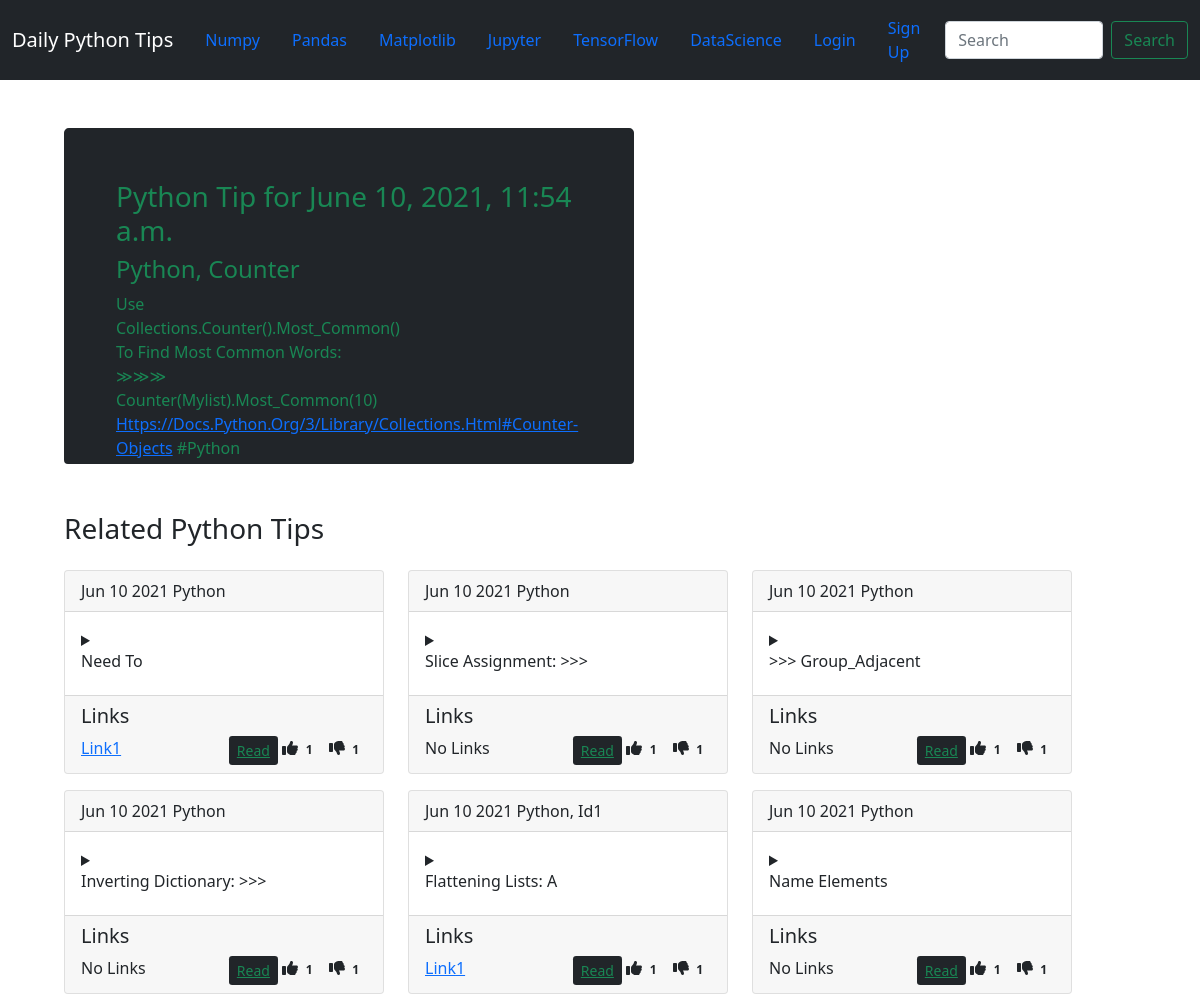
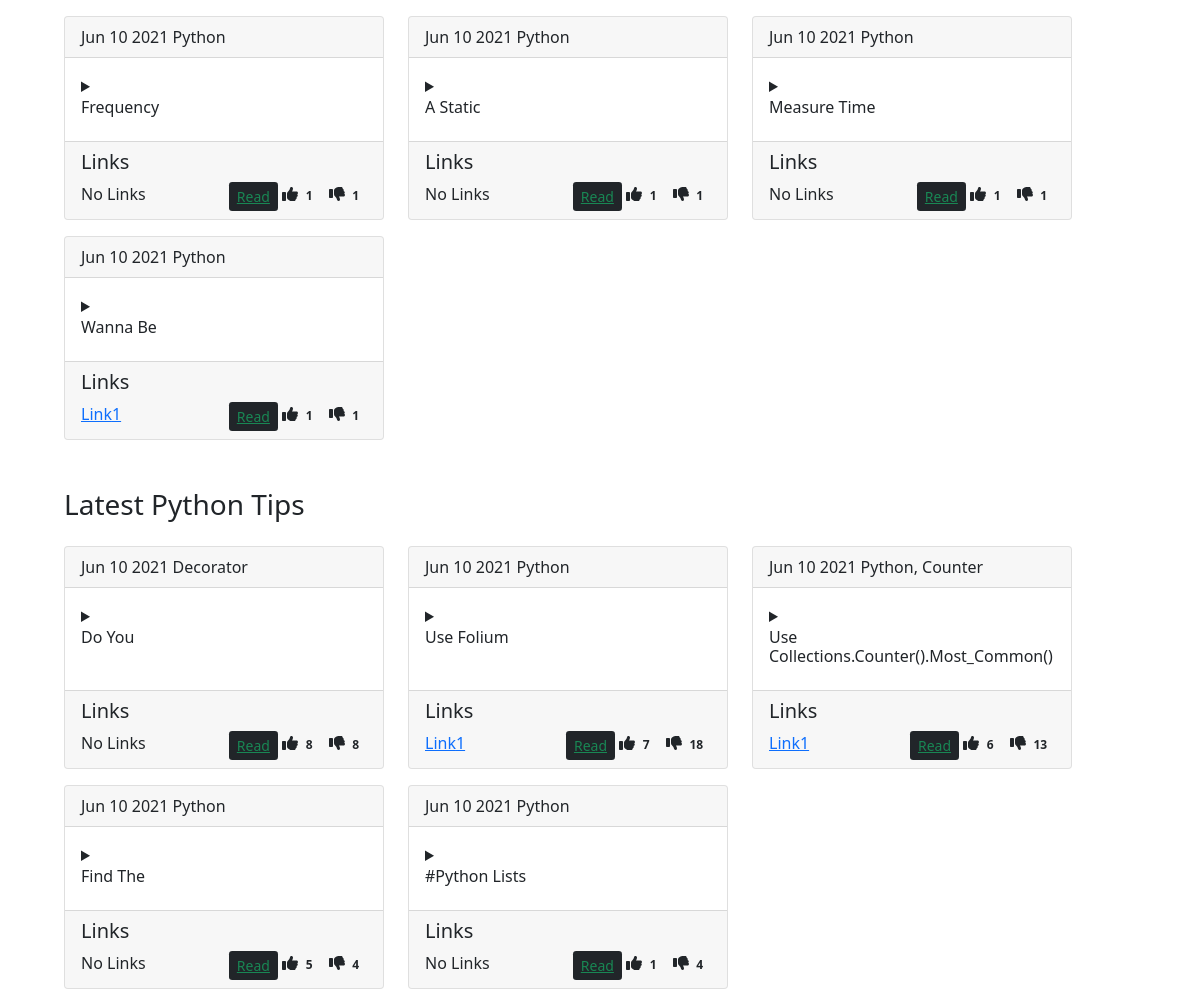
The page /tips/69/ on the database its author committed (2 pictures, top to bottom).
### tips/models.py (models this page shows, shortened)
class Tips(models.Model):
    timestamp = models.DateTimeField(auto_now_add=True)
    tip = models.TextField(unique_for_date='timestamp', max_length=400)
    email = models.EmailField(max_length=254, blank=True)
    account = models.CharField(max_length=200, blank=True)
    likes = models.IntegerField(blank=True, null=True)
    retweets = models.IntegerField(blank=True, null=True)
    tags = models.ManyToManyField('Tags', blank=True)
    def __str__(self):
        return f"{' '.join(self.tip.split(' ', 2)[:2]).strip().title()}"
    def get_absolute_url(self):
        return reverse('tips:tip', kwargs={'pk': self.pk})
    class Meta:
        ordering = ('-likes', '-retweets', '-timestamp')

class Tags(models.Model):
    name = models.CharField(max_length=256)
    def __str__(self):
        return f'{self.name}'

class Links(models.Model):
    name = models.CharField(max_length=256)
    tip = models.ForeignKey(Tips, on_delete=models.CASCADE, blank=True)

### tips/views.py (the view)
# urls.py: path('tips/<int:pk>/', TipDetail.as_view(), name='tip'),
class TipDetail(DetailView):
    template_name = 'tips/tip_detail.html'
    model = Tips
    def get_context_data(self, **kwargs):
        context = super().get_context_data()
        tags = self.object.tags.all()
        if tags:
            tips_set = [tag.tips_set.all() for tag in tags]
            tips_ = [*{tip for tips in tips_set for tip in tips}]  # use set to remove duplicates
            context['rel_tips'] = tips_[:10]
        context['recent'] = Tips.objects.all()[:5]
        return context

### tips/templates/tips/tip_detail.html
{% extends 'base.html' %}
{% block content %}
  <div class="container-fluid ms-3 mt-5 ps-lg-5">
    <section class="ps-5 pt-5 col-lg-6 border rounded-3 rounded-bottom border-4 border-dark bg-dark text-success" style="min-height: 20rem">
      <h3 class="glyphicon-font">Python Tip for {{ object.timestamp }} </h3>
      <h4 class="">{{  object.tags.all|join:', '  }}</h4>
      <div class="row">
        <div class="col-sm-12 col-lg-6">
          {{ object.tip|urlize|title }}
        </div>
      </div>
    </section>
    <section class="mt-5">
    {% if rel_tips %}
      <h3 class="">Related Python Tips</h3>
      <div class="row row-cols-auto">
        {% for tip in rel_tips %}
          <div class="col-auto mt-3">
            {% include 'tips/tip.html' with tip=tip %}
          </div>
        {% endfor %}
    </div>
    {% endif %}
   </section>
    <section class="mt-5">
    <h3> Latest Python Tips </h3>
    <div class="row row-cols-auto" >
      {% for tip in recent %}
        <div class="col-auto mt-3">
          {% include 'tips/tip.html' with tip=tip %}
        </div>
      {% endfor %}
    </div>
   </section>
  </div>
{% endblock content %}

### tips/templates/tips/tip.html (shortened to what this page needs)
<div class="card h-100" style="width: 20rem">
  <div class="card-header">
    <span class="h6">{{ tip.timestamp|date:'M d Y' }}</span>
    <span class="h6">{{ tip.tags.all|join:', ' }}</span>
  </div>
  <div class="card-body">
  <details>
    <summary><h6>{{ tip }}</h6></summary>
  </details>
  </div>
  <div class="card-footer">
    <h5>Links</h5>
    <div class="d-flex bd-highlight">
      <div class="flex-fill">
        {% for link in tip.links_set.all %}
          <a href="{{ link.name }}" class="card-link">Link{{ forloop.counter }}</a>
          {% empty %}
            <span>No Links</span>
      {% endfor %}
      </div>
      <div class="d-flex justify-content-end">
        <a href="{{tip.get_absolute_url}}" class="btn-sm btn-outline-success bg-dark">Read</a>
        <span class=""><span><i data-url="{% url 'tips:like' tip.pk %}" class="ms-1 like fa fa-thumbs-up"></i></span><span class="badge text-dark" id="like{{ tip.pk }}">{{ tip.likes }}</span>
        <span><i data-url="{% url 'tips:dislike' tip.pk %}" class="ms-1 like fa fa-thumbs-down"></i><span class="badge text-dark" id="dislike{{ tip.pk }}">{{ tip.retweets }}</span></span>
        </span>
      </div>
    </div>
  </div>
</div>

### rows shown on the page
Tips: timestamp "June 10, 2021, 11:54 a.m.", tags.all "Python, Counter", tip "Use Collections.Counter().Most_Common() To Find Most Common Words: ≫≫≫ Counter(Mylist).Most_Common(10) Https://Docs.Python.Org/3/Library/Collections.Html#Counter-Objects #Python", timestamp "Jun 10 2021", tip "Use Collections.Counter().Most_Common()", likes "6", retweets "13"
Tips: timestamp "Jun 10 2021", tags.all "Python", tip "Need To", likes "1", retweets "1"
Tips: timestamp "Jun 10 2021", tags.all "Python", tip "Slice Assignment: >>>", likes "1", retweets "1"
Tips: timestamp "Jun 10 2021", tags.all "Python", tip ">>> Group_Adjacent", likes "1", retweets "1"
Tips: timestamp "Jun 10 2021", tags.all "Python", tip "Inverting Dictionary: >>>", likes "1", retweets "1"
Tips: timestamp "Jun 10 2021", tags.all "Python, Id1", tip "Flattening Lists: A", likes "1", retweets "1"
Tips: timestamp "Jun 10 2021", tags.all "Python", tip "Name Elements", likes "1", retweets "1"
Tips: timestamp "Jun 10 2021", tags.all "Python", tip "Frequency", likes "1", retweets "1"
Tips: timestamp "Jun 10 2021", tags.all "Python", tip "A Static", likes "1", retweets "1"
Tips: timestamp "Jun 10 2021", tags.all "Python", tip "Measure Time", likes "1", retweets "1"
Tips: timestamp "Jun 10 2021", tags.all "Python", tip "Wanna Be", likes "1", retweets "1"
Tips: timestamp "Jun 10 2021", tags.all "Decorator", tip "Do You", likes "8", retweets "8"
Tips: timestamp "Jun 10 2021", tags.all "Python", tip "Use Folium", likes "7", retweets "18"
Tips: timestamp "Jun 10 2021", tags.all "Python", tip "Find The", likes "5", retweets "4"
Tips: timestamp "Jun 10 2021", tags.all "Python", tip "#Python Lists", likes "1", retweets "4"
